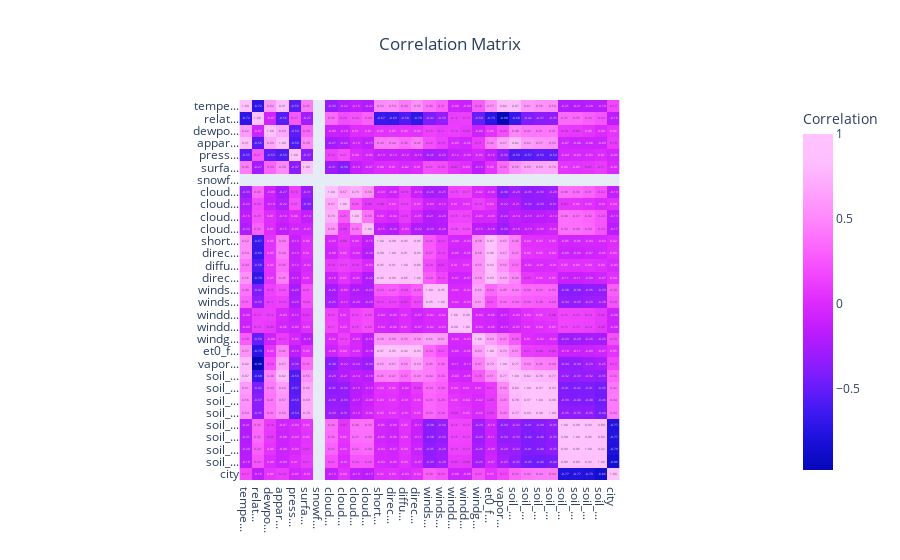

The code cell stored with this chart in its notebook:
### Markdown cell above
### **Correlation Matrix**

First, we do a correlation matrix. Here, I used a spearman rank coefficient because it's able to handle non-linear relationships. Solar irradiance data, being a cyclostationary, usually seasonal (depending on stationarity test results, I don't do it here tho for brevity lmao), time-series data, will model a non-linear relationship, so the use of this coefficient tracks with the domain knowledge.

Anyway, the use of this matrix here is to tackle out insignificant relationships in the data. I.e., correlation does not equal causation, however if the data does not represent the causative relationship in a great enough effect, we might as well assume no predictive power can be drawn from it as there's not enough data to model that relationship.

One relationship that'd be very important _theoretically_ is snowfall and the apparent temperature, as, with snowfall, the temperature will, of course, drop. However, as seen in the data, the snowfall practically has no correlative power to the entire dataset. This is because the snowfall feature has no unique values other than 0 (see the univariate analysis).

The rest seems to track fine with the usual factors relating to Solar Irradiance and temperature readings, i.e., here's a brief explainer on how irradiance measures work (on photovoltaics, at least, since I'm a bit more familiar with those, and PVs get affected by temps as well):

- GHI (Global Horizontal Irradiance): The total amount of solar radiation received by a horizontal surface, including both direct and diffuse sunlight.
- DNI (Direct Normal Irradiance): The amount of solar radiation received directly from the sun on a surface perpendicular to the sun's rays.
- DHI (Diffuse Horizontal Irradiance): The amount of radiation received from the sky (excluding direct sunlight) on a horizontal surface.

GHI reflects both the DHI and DNI, with the following relationship:

$$\text{GHI} = \text{DNI} \times \cos(\theta) + \text{DHI}$$

where $\theta$ is the solar zenith angle (angle of incidence of the sun's beam).

Now, the data has no GHI, which is kinda weird, but we can work with that, simply put: GHI is the mix of the ambient/diffused radiation and the direct irradiance. Now, usually irradiance measures don't have a... "direct radiation" measure, so what I'm thinking is it's probably just, the GHI, renamed weirdly, because the GHI is basically a "harmonic" measure that reflects both DNI and DHI, and in the data it seems to have taken on that middle ground between the two.

### Code cell
import pandas as pd
import plotly.express as px

correlation_matrix = train.select_dtypes(exclude=["object"]).corr("spearman")


def truncate_name(name, max_length=5):
    return name[:max_length] + "..." if len(name) > max_length else name


truncated_columns = [truncate_name(col) for col in correlation_matrix.columns]

fig = px.imshow(
    correlation_matrix,
    x=correlation_matrix.columns,
    y=correlation_matrix.columns,
    color_continuous_scale="plotly3",
    title="Correlation Matrix",
    labels=dict(color="Correlation"),
    text_auto=".2f",
)

fig.update_xaxes(
    ticktext=truncated_columns, tickvals=list(range(len(truncated_columns)))
)
fig.update_yaxes(
    ticktext=truncated_columns, tickvals=list(range(len(truncated_columns)))
)

fig.update_layout(
    title_x=0.5,
    xaxis_showgrid=False,
    yaxis_showgrid=False,
    yaxis_autorange="reversed",
)

fig.show()

### Figure 1 — Plotly figure (JSON) as saved in the notebook; plotly's stock layout.template omitted (floating-point values rounded to 4 significant figures; data arrays with more than 128 entries replaced by an {"elided": "..."} marker saying what was removed)
{"data": [{"coloraxis": "coloraxis", "hovertemplate": "x: %{x}<br>y: %{y}<br>Correlation: %{z}<extra></extra>", "name": "0", "texttemplate": "%{z:.2f}", "type": "heatmap", "x": ["temperature_2m (°C)", "relativehumidity_2m (%)", "dewpoint_2m (°C)", "apparent_temperature (°C)", "pressure_msl (hPa)", "surface_pressure (hPa)", "snowfall (cm)", "cloudcover (%)", "cloudcover_low (%)", "cloudcover_mid (%)", "cloudcover_high (%)", "shortwave_radiation (W/m²)", "direct_radiation (W/m²)", "diffuse_radiation (W/m²)", "direct_normal_irradiance (W/m²)", "windspeed_10m (km/h)", "windspeed_100m (km/h)", "winddirection_10m (°)", "winddirection_100m (°)", "windgusts_10m (km/h)", "et0_fao_evapotranspiration (mm)", "vapor_pressure_deficit (kPa)", "soil_temperature_0_to_7cm (°C)", "soil_temperature_7_to_28cm (°C)", "soil_temperature_28_to_100cm (°C)", "soil_temperature_100_to_255cm (°C)", "soil_moisture_0_to_7cm (m³/m³)", "soil_moisture_7_to_28cm (m³/m³)", "soil_moisture_28_to_100cm (m³/m³)", "soil_moisture_100_to_255cm (m³/m³)", "city"], "xaxis": "x", "y": ["temperature_2m (°C)", "relativehumidity_2m (%)", "dewpoint_2m (°C)", "apparent_temperature (°C)", "pressure_msl (hPa)", "surface_pressure (hPa)", "snowfall (cm)", "cloudcover (%)", "cloudcover_low (%)", "cloudcover_mid (%)", "cloudcover_high (%)", "shortwave_radiation (W/m²)", "direct_radiation (W/m²)", "diffuse_radiation (W/m²)", "direct_normal_irradiance (W/m²)", "windspeed_10m (km/h)", "windspeed_100m (km/h)", "winddirection_10m (°)", "winddirection_100m (°)", "windgusts_10m (km/h)", "et0_fao_evapotranspiration (mm)", "vapor_pressure_deficit (kPa)", "soil_temperature_0_to_7cm (°C)", "soil_temperature_7_to_28cm (°C)", "soil_temperature_28_to_100cm (°C)", "soil_temperature_100_to_255cm (°C)", "soil_moisture_0_to_7cm (m³/m³)", "soil_moisture_7_to_28cm (m³/m³)", "soil_moisture_28_to_100cm (m³/m³)", "soil_moisture_100_to_255cm (m³/m³)", "city"], "yaxis": "y", "z": {"elided": "31x31 float values"}}], "layout": {"coloraxis": {"colorbar": {"title": {"text": "Correlation"}}, "colorscale": [[0, "#0508b8"], [0.08333, "#1910d8"], [0.1667, "#3c19f0"], [0.25, "#6b1cfb"], [0.3333, "#981cfd"], [0.4167, "#bf1cfd"], [0.5, "#dd2bfd"], [0.5833, "#f246fe"], [0.6667, "#fc67fd"], [0.75, "#fe88fc"], [0.8333, "#fea5fd"], [0.9167, "#febefe"], [1, "#fec3fe"]]}, "title": {"text": "Correlation Matrix", "x": 0.5}, "xaxis": {"anchor": "y", "constrain": "domain", "domain": [0, 1], "scaleanchor": "y", "showgrid": false, "ticktext": ["tempe...", "relat...", "dewpo...", "appar...", "press...", "surfa...", "snowf...", "cloud...", "cloud...", "cloud...", "cloud...", "short...", "direc...", "diffu...", "direc...", "winds...", "winds...", "windd...", "windd...", "windg...", "et0_f...", "vapor...", "soil_...", "soil_...", "soil_...", "soil_...", "soil_...", "soil_...", "soil_...", "soil_...", "city"], "tickvals": [0, 1, 2, 3, 4, 5, 6, 7, 8, 9, 10, 11, 12, 13, 14, 15, 16, 17, 18, 19, 20, 21, 22, 23, 24, 25, 26, 27, 28, 29, 30]}, "yaxis": {"anchor": "x", "autorange": "reversed", "constrain": "domain", "domain": [0, 1], "showgrid": false, "ticktext": ["tempe...", "relat...", "dewpo...", "appar...", "press...", "surfa...", "snowf...", "cloud...", "cloud...", "cloud...", "cloud...", "short...", "direc...", "diffu...", "direc...", "winds...", "winds...", "windd...", "windd...", "windg...", "et0_f...", "vapor...", "soil_...", "soil_...", "soil_...", "soil_...", "soil_...", "soil_...", "soil_...", "soil_...", "city"], "tickvals": [0, 1, 2, 3, 4, 5, 6, 7, 8, 9, 10, 11, 12, 13, 14, 15, 16, 17, 18, 19, 20, 21, 22, 23, 24, 25, 26, 27, 28, 29, 30]}}}
